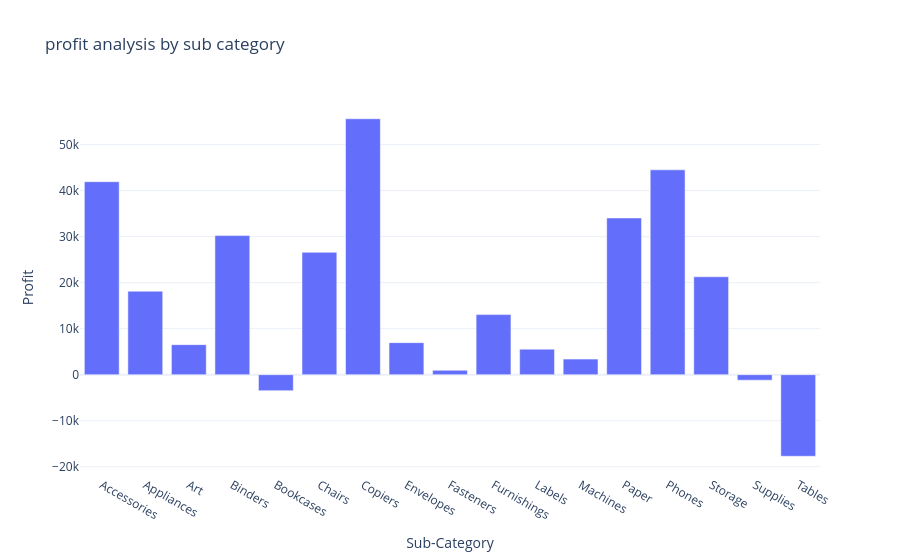

This figure's notebook cell:
### Code cell
#profit by sub category
profit_by_subcategory = data.groupby('Sub-Category')['Profit'].sum().reset_index()

fig = px.bar(
    profit_by_subcategory,
    x='Sub-Category',
    y='Profit',
    title='profit analysis by sub category'
)

fig.show()
fig.write_image("Profit_analysis_by_subcategory.png")

### Figure 1 — Plotly figure (JSON) as saved in the notebook; plotly's stock layout.template omitted (floating-point values rounded to 4 significant figures)
{"data": [{"hovertemplate": "Sub-Category=%{x}<br>Profit=%{y}<extra></extra>", "legendgroup": "", "marker": {"color": "#636efa", "pattern": {"shape": ""}}, "name": "", "orientation": "v", "showlegend": false, "textposition": "auto", "type": "bar", "x": ["Accessories", "Appliances", "Art", "Binders", "Bookcases", "Chairs", "Copiers", "Envelopes", "Fasteners", "Furnishings", "Labels", "Machines", "Paper", "Phones", "Storage", "Supplies", "Tables"], "xaxis": "x", "y": [41940.0, 18140.0, 6528.0, 30220.0, -3473.0, 26590.0, 55620.0, 6964.0, 949.5, 13060.0, 5546.0, 3385.0, 34050.0, 44520.0, 21280.0, -1189.0, -17730.0], "yaxis": "y"}], "layout": {"barmode": "relative", "legend": {"tracegroupgap": 0}, "title": {"text": "profit analysis by sub category"}, "xaxis": {"anchor": "y", "domain": [0, 1], "title": {"text": "Sub-Category"}}, "yaxis": {"anchor": "x", "domain": [0, 1], "title": {"text": "Profit"}}}}
